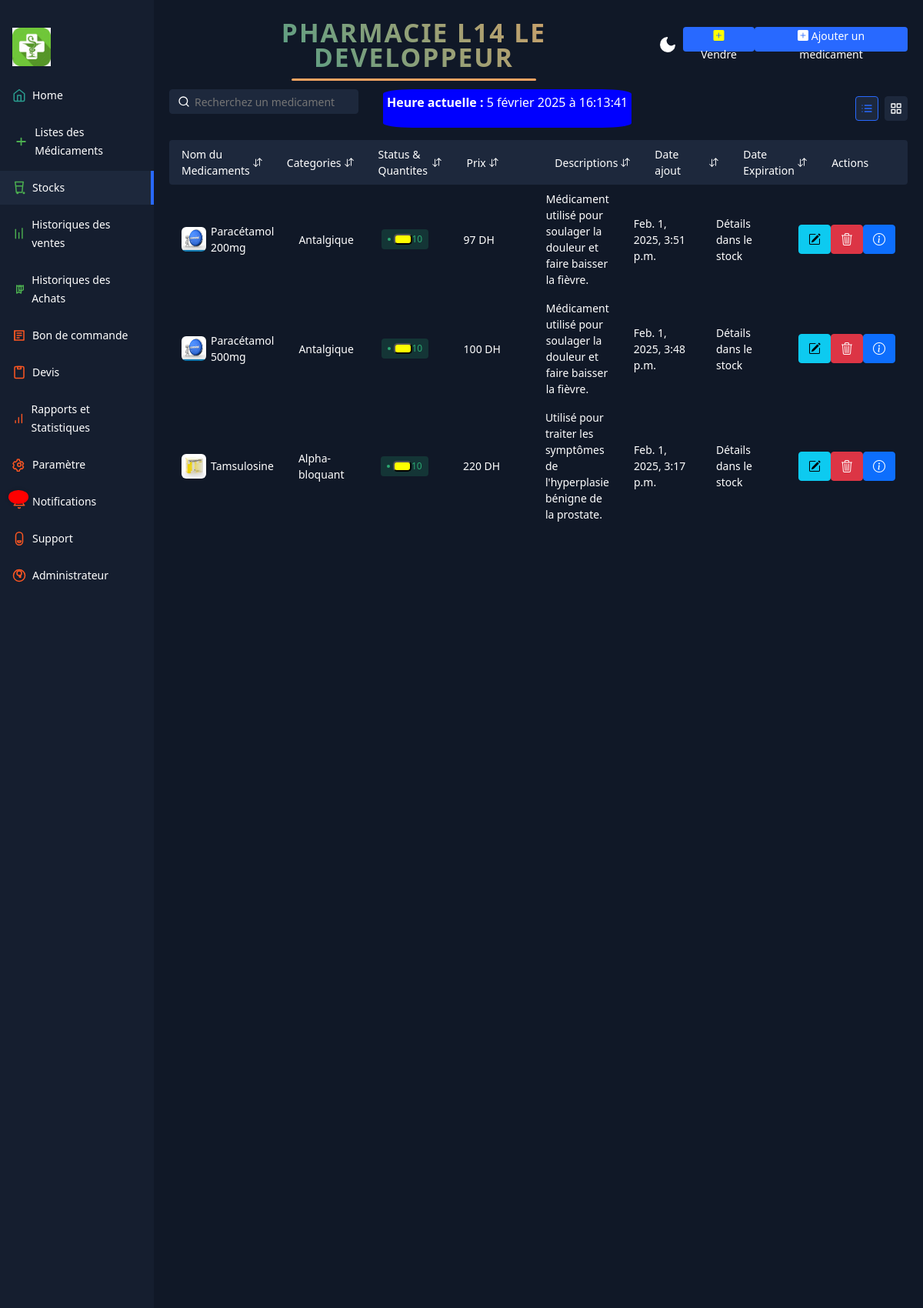
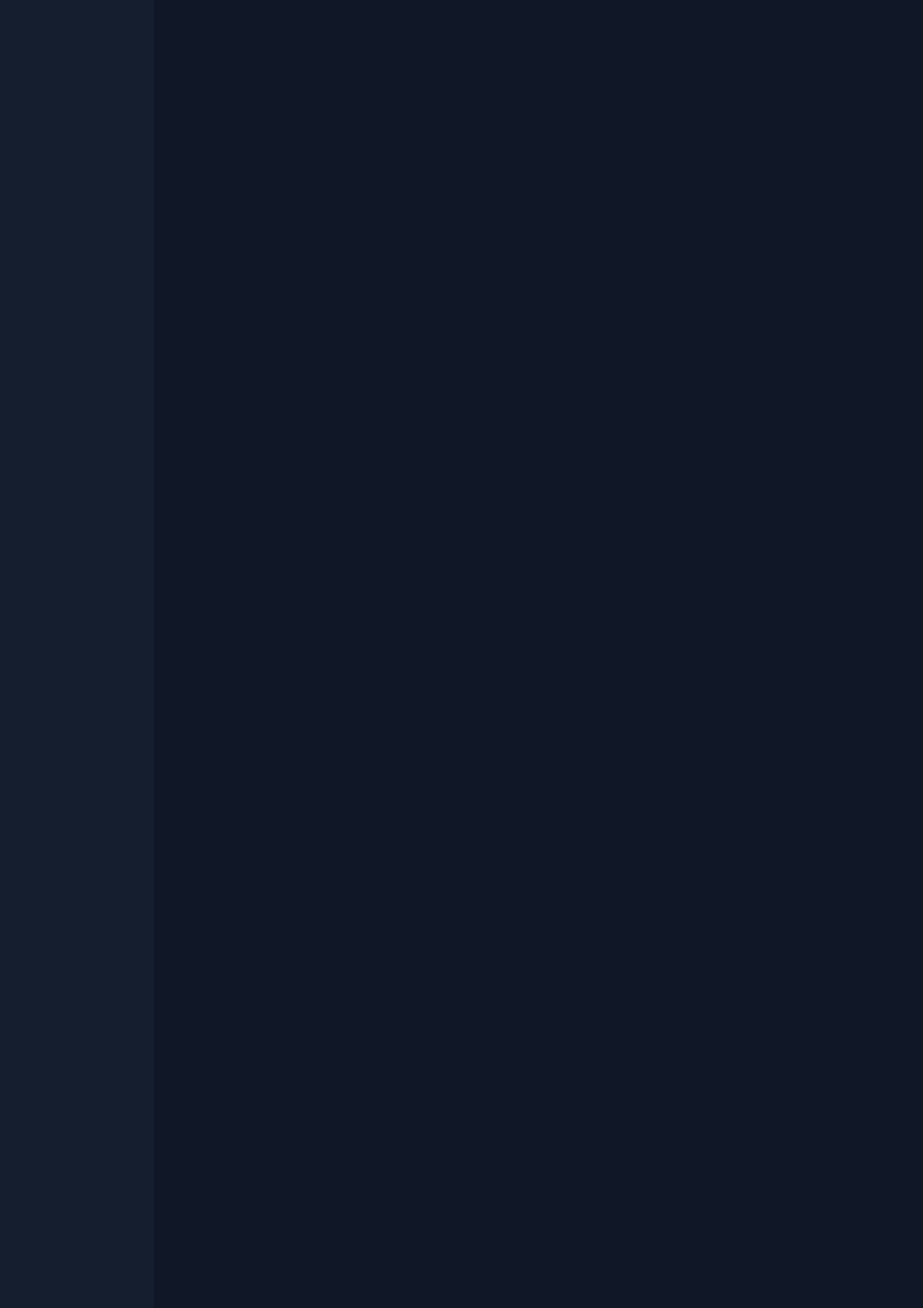
Screenshot of /produit/ (signed in, upper part) with the database file from the repository (2 pictures, top to bottom).
### Produits/models.py (models this page shows, shortened)
class parametre(models.Model):
     compte = models.ForeignKey(Compte, on_delete=models.CASCADE, related_name='parametres')
     user = models.OneToOneField(User, on_delete=models.CASCADE, related_name='parametre')
     name =models.CharField(max_length=200)
     adresse =models.CharField(max_length=60)
     devise =models.CharField(max_length=5)
     email  =models.EmailField()
     numero = models.CharField(max_length=15, verbose_name="Numéro de téléphone")
     fiscal = models.CharField(max_length=100, verbose_name="Régime fiscal")
     logo = models.ImageField(upload_to='images/', null=True, blank=True, )
     remarque = models.TextField(
        max_length=500,
        blank=True,
        null=True,
        default="Les produits vendus ne sont ni échangés ni remboursés. Pour tout soucis, voir le vendeur."
    )
     class Meta:
        unique_together = ('compte',)

class Produits(models.Model):
    uuid = models.UUIDField(default=uuid.uuid4, unique=True, editable=False)
    slug = models.SlugField(unique=True, blank=True)
    compte = models.ForeignKey(Compte, on_delete=models.CASCADE, related_name='produits')
    name = models.CharField(max_length=110)
    category = models.ForeignKey(Categories, on_delete=models.CASCADE)
    price = models.IntegerField()
    quantite = models.PositiveIntegerField(default=0)
    description = models.TextField()
    date_ajout = models.DateTimeField(auto_now_add=True)
    date_expiration = models.DateField(default=now)
    image = models.ImageField(null=True, blank=True, upload_to='media/')
    class Meta:
        ordering = ['-date_ajout']
    @property
    def total_quantity(self):
        return sum(lot.quantite for lot in self.lots.all())
    def statut_quantite(self):
        if self.total_quantity == 0:
            return 'red'
        elif self.total_quantity <= 10:
            return 'yellow'
        else:
            return 'green'

class Categories(models.Model):
     name =models.CharField(max_length=250)
     compte = models.ForeignKey(Compte, on_delete=models.CASCADE, related_name='categories')
     def __str__(self):
              return self. name

class StockLot(models.Model):
    compte = models.ForeignKey(Compte, on_delete=models.CASCADE, related_name='stocklot')
    produit = models.ForeignKey('Produits', on_delete=models.CASCADE, related_name='lots')
    quantite = models.PositiveIntegerField()
    date_expiration = models.DateField()
    date_derniere_notification = models.DateField(null=True, blank=True)
    uuid = models.UUIDField(default=uuid.uuid4, editable=False, unique=True)
    slug = models.SlugField(max_length=255, unique=True, blank=True, null=True)  # Champ slug modifié

### Produits/views.py (the view)
# urls.py: path( 'produit/', affichage.as_view(), name='home'),
class affichage(LoginRequiredMixin, ListView):
    template_name = 'home.html'
    def get_queryset(self):
        compte = self.request.user.profil.compte
        queryset = Produits.objects.filter(compte=compte)  # Remplacez 'compte' par le bon champ de relation
        return queryset
    def get_context_data(self, **kwargs):
        compte = self.request.user.profil.compte
        n = get_object_or_404(parametre, compte=compte)
        context = super().get_context_data(**kwargs)
        context['parametre'] = n
        produits = context['object_list']  # Liste des produits retournée par get_queryset
        for produit in produits:
            total_stock = produit.lots.filter(compte=compte).aggregate(total_stock=Sum('quantite'))['total_stock'] or 0
            produit.total_stock = total_stock  # Ajouter la quantité totale en stock à l'objet produit
        return context

### utilisateurs/context_processors.py (called while the page is built)
def is_compte_admin(request):
    if request.user.is_authenticated:
        try:
            profil = request.user.profil  # Lier UtilisateurProfil au modèle User
            return {'is_admin': profil.is_compte_admin}
        except UtilisateurProfil.DoesNotExist:
            return {'is_admin': False}
    return {'is_admin': False}

### utilisateurs/models.py (called while the page is built)
    @property
    def is_compte_admin(self):
        return self.est_admin

### Produits/templates/home.html
{% extends "base.html" %}
{% block produit %}
    {% include "produit.html" %}
{% endblock produit %}

### Produits/templates/zonee_gauche.html (shortened to what this page needs)
{% load static %}
<div class="app-container" overflow >
  <div class="sidebar">
    <div class="sidebar-header">
      <div class="app-icon">
        <a href="{% url 'acc'  %}">
          <img src="{{ parametre.logo.url }}" alt="" width="50px">
        </a>
      </div>
    </div>
    <ul class="sidebar-list">
      <li class="sidebar-list-item">
        <a href="{% url 'acc' %}">
            <svg xmlns="http://www.w3.org/2000/svg" width="18" height="18" viewBox="0 0 24 24" fill="none" stroke="#2A9D8F" stroke-width="2" stroke-linecap="round" stroke-linejoin="round" class="feather feather-home">
                <path d="M3 9l9-7 9 7v11a2 2 0 0 1-2 2H5a2 2 0 0 1-2-2z"/>
                <polyline points="9 22 9 12 15 12 15 22"/>
            </svg>
            <span>Home</span>
        </a>
    </li>
    <li class="sidebar-list-item">
        <a href="{% url 'home' %}">
            <svg xmlns="http://www.w3.org/2000/svg" width="24" height="24" viewBox="0 0 24 24" fill="none" stroke="#4CAF50" stroke-width="2" stroke-linecap="round" stroke-linejoin="round" class="feather feather-plus-square">
                <path d="M19 12h-6m0 0H7m6 0V7m0 5v5"/>
            </svg>
            <span>Listes des Médicaments</span>
        </a>
    </li>
      <li class="sidebar-list-item active">
        <a href="{% url 'produits' %}">
            <span>Stocks</span>
        </a>
    </li>
    <li class="sidebar-list-item">
      <a href="{% url 'historique_ventes' %}">
          <span>Historiques des ventes</span>
      </a>
  </li>
  <li class="sidebar-list-item">
    <a href="{% url 'historique_achats' %}">
        <svg xmlns="http://www.w3.org/2000/svg" width="18" height="18" viewBox="0 0 24 24" fill="none" stroke="#4CAF50" stroke-width="2" stroke-linecap="round" stroke-linejoin="round" class="feather feather-package">
            <path d="M16 5v14l-4-2-4 2V5l4 2 4-2z"/>
            <path d="M12 13l4 2 4-2V5l-4 2-4-2v10z"/>
        </svg>
        <span>Historiques des Achats</span>
    </a>
</li>
<li class="sidebar-list-item">
  <a href="{% url 'historique_commande' %}">
      <span>Bon de commande</span>
  </a>
</li>
<li class="sidebar-list-item">
  <a href="{% url 'historique_devis' %}">
      <svg xmlns="http://www.w3.org/2000/svg" width="18" height="18" viewBox="0 0 24 24" fill="none" stroke="#FF5722" stroke-width="2" stroke-linecap="round" stroke-linejoin="round" class="feather feather-clipboard">
          <rect x="4" y="2" width="16" height="20" rx="2" ry="2" />
          <path d="M9 2h6v4H9z" />
      </svg>
      <span>Devis</span>
  </a>
</li>
<li class="sidebar-list-item">
  <a href="{% url 'rapports_statistiques' %}">
      <span>Rapports et Statistiques</span>
  </a>
</li>
{% if is_admin %}
<li class="sidebar-list-item">
  <a href="{% url 'parametre' %}">
      <span>Paramètre</span>
  </a>
</li>
{% endif %}
<li class="sidebar-list-item">
  <a href="{% url 'notifications' %}">
      <div class="notification-icon-container">
          <span id="notification-count" class="badge">{{ unread_count }}</span>
      </div>
      <span>Notifications</span>
  </a>
</li>
<li class="sidebar-list-item">
    <a href="{% url 'contact' %}">
        <span>Support</span>
    </a>
</li>
{% if is_admin %}
<li class="sidebar-list-item">
  <a href="{% url 'admin_dashboard' %}">
      <span>Administrateur</span>
  </a>
</li>
{% endif %}
    </ul>
  </div>

### Produits/templates/header.html (shortened to what this page needs)
{% block header %}
<div class="app-content-header">
  <h1 class="app-content-headerText pharmacy-name">PHARMACIE {{ parametre.name }}</h1>
    <button class="mode-switch" title="Switch Theme">
      <svg class="moon" fill="none" stroke="currentColor" stroke-linecap="round" stroke-linejoin="round" stroke-width="2" width="24" height="24" viewBox="0 0 24 24">
        <defs></defs>
        <path d="M21 12.79A9 9 0 1111.21 3 7 7 0 0021 12.79z"></path>
      </svg>
    </button>
    <a href="{% url 'ajoutvente' %}" >
      <button class="app-content-headerButton"> <i class="bi bi-plus-square-fill" style="color: yellow;"> </i> Vendre  </button>
      </a>
    <a href="{% url 'ajout' %}">
    <button class="app-content-headerButton"> <i class="bi bi-plus-square-fill"> </i> Ajouter un medicament</button>
    </a>
  </div>
  {% endblock header %}

### Produits/templates/produit.html (shortened to what this page needs)
{% load static %}
<div   class="scrollable-products-stylearea" style="max-height: 500px;overflow-y:auto;">
{% block produit %}
<div   class="products-area-wrapper tableView">
    <div class="products-header">
      <div class="product-cell image">
        Nom du Medicaments
        <button class="sort-button">
        </button>
      </div>
      <div class="product-cell category">Categories<button class="sort-button">
        </button></div>
      <div class="product-cell status-cell">Status & Quantites<button class="sort-button">
        </button></div>
      <div class="product-cell sales">Prix<button class="sort-button">
        </button></div>
      <div class="product-cell stock">Descriptions<button class="sort-button">
        </button></div>
      <div class="product-cell price">Date ajout<button class="sort-button">
        </button></div>
      <div class="product-cell price">Date Expiration<button class="sort-button">
        </button></div>
      <div class="product-cell price">Actions<button class="sort-button">
          <svg xmlns="http://www.w3.org/2000/svg" width="16" height="16" viewBox="0 0 512 512">
          </svg>
        </button></div>
    </div>
{% for n in object_list %}
    <div class="products-row" id="produit-{{ n.id }}">
        <div class="product-cell image" >
            {% if n.image %}
            <img src="{{n.image.url}}" alt ="produit">
            {% else %}
            <img src="https://th.bing.com/th/id/R.8e14aecbf717a0040ac4454318f7f230?rik=hjfPP%2fSEicAhmA&pid=ImgRaw&r=0" alt="product">
            {% endif %}
            <span>{{n.name}}</span>
        </div>
        <div class="product-cell category"><span class="cell-label">Categories:</span>{{n.category}}</div>
        <div class="product-cell status-cell">
          <span class="status active"><button class="button {{n.statut_quantite}}"></button> {{n.total_stock}}</span>
        </div>
        <div class="product-cell price"><span class="cell-label">prix:</span>{{n.price}} {{parametre.devise}} </div>
        <div class="product-cell description"><span class="cell-label">Description:</span>{{n.description}}</div>
        <div class="product-cell price"><span class="cell-label">Date Ajout:</span>{{n.date_ajout}}</div>
        <div class="product-cell sales"><span class="cell-label">Date Expiration:</span>Détails dans le stock</div>
        <div class="product-cell sales">
          <a href="{% url 'modifier' n.uuid n.slug %}" class="btn btn-info"> <i class="bi bi-pencil-square"></i></a>
          {% if is_admin %}
          <a href="{% url 'delete' n.uuid n.slug %}" class="btn btn-danger"> <i class="bi bi-trash3"></i></a>
          {% endif %}
          <a href="{% url 'detail' n.uuid n.slug %}" class="btn btn-primary"> <i class="bi bi-info-circle"></i> </a>
        </div>
      </div>
{% endfor %}
    </div>
</div>
</div>
{% endblock produit %}

### Produits/static/style.css (style rules this page uses)
* { box-sizing: border-box; }
:root { --app-bg: #101827; --sidebar: rgba(21, 30, 47,1); --sidebar-main-color: #fff; --table-border: #1a2131; --table-header: #1a2131; --app-content-main-color: #fff; --sidebar-link: #fff; --sidebar-active-link: #1d283c; --sidebar-hover-link: #1a2539; --action-color: #2869ff; --action-color-hover: #6291fd; --app-content-secondary-color: #1d283c; --filter-reset: #2c394f; --filter-shadow: rgba(16, 24, 39, 0.8) 0px 6px 12px -2px, rgba(0, 0, 0, 0.3) 0px 3px 7px -3px; }
body, html { margin: 0; padding: 0; height: 100%; width: 100%; }
body { overflow: hidden; font-family: "Poppins", sans-serif; background-color: var(--app-bg); -webkit-font-smoothing: antialiased; -moz-osx-font-smoothing: grayscale; }
.app-container { border-radius: 4px; width: 100%; height: 100%; max-height: 100%; max-width: 1280px; display: flex; box-shadow: rgba(99, 99, 99, 0.2) 0px 2px 8px 0px; max-width: 2000px; margin: 0 auto; }
.sidebar { flex-basis: 200px; max-width: 200px; flex-shrink: 0; background-color: var(--sidebar); display: flex; flex-direction: column; }
.sidebar-header { display: flex; align-items: center; justify-content: space-between; padding: 16px; }
.sidebar-list { list-style-type: none; padding: 0; }
.sidebar-list-item { position: relative; margin-bottom: 4px; }
.sidebar-list-item a { display: flex; align-items: center; width: 100%; padding: 10px 16px; color: var(--sidebar-link); text-decoration: none; font-size: 14px; line-height: 24px; }
.sidebar-list-item svg { margin-right: 8px; }
.sidebar-list-item.active { background-color: var(--sidebar-active-link); }
.sidebar-list-item.active:before { content: ""; position: absolute; right: 0; background-color: var(--action-color); height: 100%; width: 4px; }
.mode-switch { background-color: transparent; border: none; padding: 0; color: var(--app-content-main-color); display: flex; justify-content: center; align-items: center; margin-left: auto; margin-right: 8px; cursor: pointer; }
.mode-switch .moon { fill: var(--app-content-main-color); }
.app-icon { color: var(--sidebar-main-color); }
.app-content-header { display: flex; align-items: center; justify-content: space-between; padding: 0 4px; }
.app-content-headerText { color: var(--app-content-main-color); font-size: 24px; line-height: 32px; margin: 0; }
.app-content-headerButton { background-color: var(--action-color); color: #fff; font-size: 14px; line-height: 24px; border: none; border-radius: 4px; height: 32px; padding: 0 16px; transition: 0.2s; cursor: pointer; }
.products-area-wrapper { width: 100%; max-height: 100%; overflow: auto; padding: 0 4px; }
.tableView .products-header { display: flex; align-items: center; border-radius: 4px; background-color: var(--app-content-secondary-color); position: sticky; top: 0; }
.tableView .products-row { display: flex; align-items: center; border-radius: 4px; }
.tableView .product-cell { flex: 1; padding: 8px 16px; color: var(--app-content-main-color); font-size: 14px; display: flex; align-items: center; }
.tableView .product-cell img { width: 32px; height: 32px; border-radius: 6px; margin-right: 6px; }
.tableView .sort-button { padding: 0; background-color: transparent; border: none; cursor: pointer; color: var(--app-content-main-color); margin-left: 4px; display: flex; align-items: center; }
.tableView .sort-button svg { width: 12px; }
.status { border-radius: 4px; display: flex; align-items: center; padding: 4px 8px; font-size: 12px; }
.status:before { content: ""; width: 4px; height: 4px; border-radius: 50%; margin-right: 4px; }
.status.active { color: #2ba972; background-color: rgba(43, 169, 114, 0.2); }
.status.active:before { background-color: #2ba972; }

### Produits/templates/zonee_gauche.html (style rules this page uses)
.sidebar { top: 0; left: 0; height: 100vh; width: 250px; padding-top: 20px; overflow-y: auto; }
.notification-icon-container { position: relative; display: inline-block; }
#notification-count { position: absolute; top: -3px; right: 5px; background-color: red; color: white; font-size: 12px; font-weight: 900; border-radius: 48%; width: 26px; height: 18px; display: none; justify-content: center; align-items: center; display: flex; text-align: center; box-shadow: 0 0 5px rgba(0, 0, 0, 0.2); }

### Produits/templates/produit.html (style rules this page uses)
.button { padding: 5px 10px; border-radius: 5px; font-weight: bold; text-align: center; color: white; }
.yellow { background-color: yellow; }

### rows the page displays
parametre: logo (picture), name "L14 LE DEVELOPPEUR", devise "DH"
Produits: image (picture), name "Paracétamol 200mg", category "Antalgique", total_stock "10", price "97", description "Médicament utilisé pour soulager la douleur et faire baisser la fièvre.", date_ajout "Feb. 1, 2025, 3:51 p.m."
Produits: image (picture), name "Paracétamol 500mg", category "Antalgique", total_stock "10", price "100", description "Médicament utilisé pour soulager la douleur et faire baisser la fièvre.", date_ajout "Feb. 1, 2025, 3:48 p.m."
Produits: image (picture), name "Tamsulosine", category "Alpha-bloquant", total_stock "10", price "220", description "Utilisé pour traiter les symptômes de l'hyperplasie bénigne de la prostate.", date_ajout "Feb. 1, 2025, 3:17 p.m."
